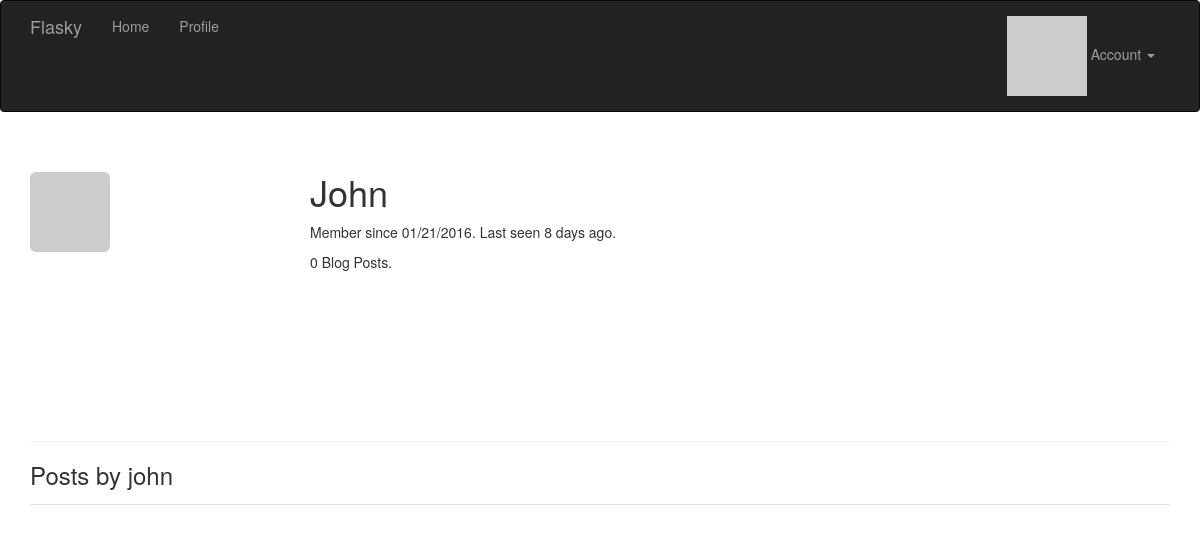
/user/john (signed in), run on the app's committed database.
### app/models.py (models this page shows, shortened)
class User(UserMixin, db.Model):
	__tablename__ = 'users'
	id = db.Column(db.Integer, primary_key=True)
	email = db.Column(db.String(64), unique=True, index=True)
	username = db.Column(db.String(64), unique=True, index=True)
	role_id = db.Column(db.Integer, db.ForeignKey('roles.id'))
	password_hash = db.Column(db.String(128))
	confirmed = db.Column(db.Boolean, default=False)
	name = db.Column(db.String(64))
	location = db.Column(db.String(64))
	about_me = db.Column(db.Text())
	member_since = db.Column(db.DateTime(), default=datetime.utcnow)
	last_seen = db.Column(db.DateTime(), default=datetime.utcnow)
	avatar_hash = db.Column(db.String(32))
	posts = db.relationship('Post', backref='author', lazy='dynamic')
	@property
	def password(self):
		raise AttributeError('Password id not a readable attribute.')
	def can(self, permissions):
		return self.role is not None and \
		    (self.role.permissions & permissions) == permissions
	def is_administrator(self):
		return self.can(Permission.ADMINISTER)
	def ping(self):
		self.last_seen = datetime.utcnow()
		db.session.add(self)
	def gravatar(self, size=100, default='identicon', rating='g'):
		if request.is_secure:
			url = 'https://secure.gravatar.com/avatar'
		else:
			url = 'http://www.gravatar.com/avatar'
		hash = self.avatar_hash or hashlib.md5(
            self.email.encode('utf-8')).hexdigest()
		return '{url}/{hash}?s={size}&d={default}&r={rating}'.format(
            url=url, hash=hash, size=size, default=default, rating=rating)

### app/main/views.py (the view)
@main.route('/user/<username>')
def user(username):
	user = User.query.filter_by(username=username).first_or_404()
	posts = user.posts.order_by(Post.timestamp.desc()).all()
	return render_template('user_basic.html', user=user, posts=posts)

### app/auth/views.py (called while the page is built)
@auth.before_app_request
def before_request():
	if current_user.is_authenticated:
	    current_user.ping()   # Update logged-in user access time
	    if not current_user.confirmed \
	            and request.endpoint[:5] != 'auth.' \
	            and request.endpoint != 'static':   # Filter unconfirmed accounts
	        return redirect(url_for('auth.unconfirmed'))

### app/main/__init__.py (called while the page is built)
@main.app_context_processor
def inject_permissions():
	return dict(Permission=Permission)

### app/models.py (called while the page is built)
@login_manager.user_loader
def load_user(user_id):
	return User.query.get(int(user_id))

### app/templates/user_basic.html (shortened to what this page needs)
{% extends "base_basic.html" %}
{% block page_content %}
<div class="page-header">
    <img class="img-rounded profile-thumbnail" src="{{ user.gravatar(size=256) }}">
    <div class="profile-header">
        <h1>{{ user.username|capitalize }}</h1>
        <p>Member since {{ moment(user.member_since).format('L') }}.
            Last seen {{ moment(user.last_seen).fromNow() }}.
        </p>
        <p>{{ user.posts.count() }} Blog Posts.</p>
    </div>
</div>
<h3>Posts by {{ user.username }}</h3>
{% include '_posts.html' %}
{% endblock %}

### app/static/styles.css (style rules this page uses)
.profile-thumbnail { position: absolute; }
.profile-header { min-height: 260px; margin-left: 280px; }

### data on the page
User: username "John", member_since "01/21/2016", last_seen "8 days ago", username "john"

### other printed values
{{ user.posts.count() }} "0"
